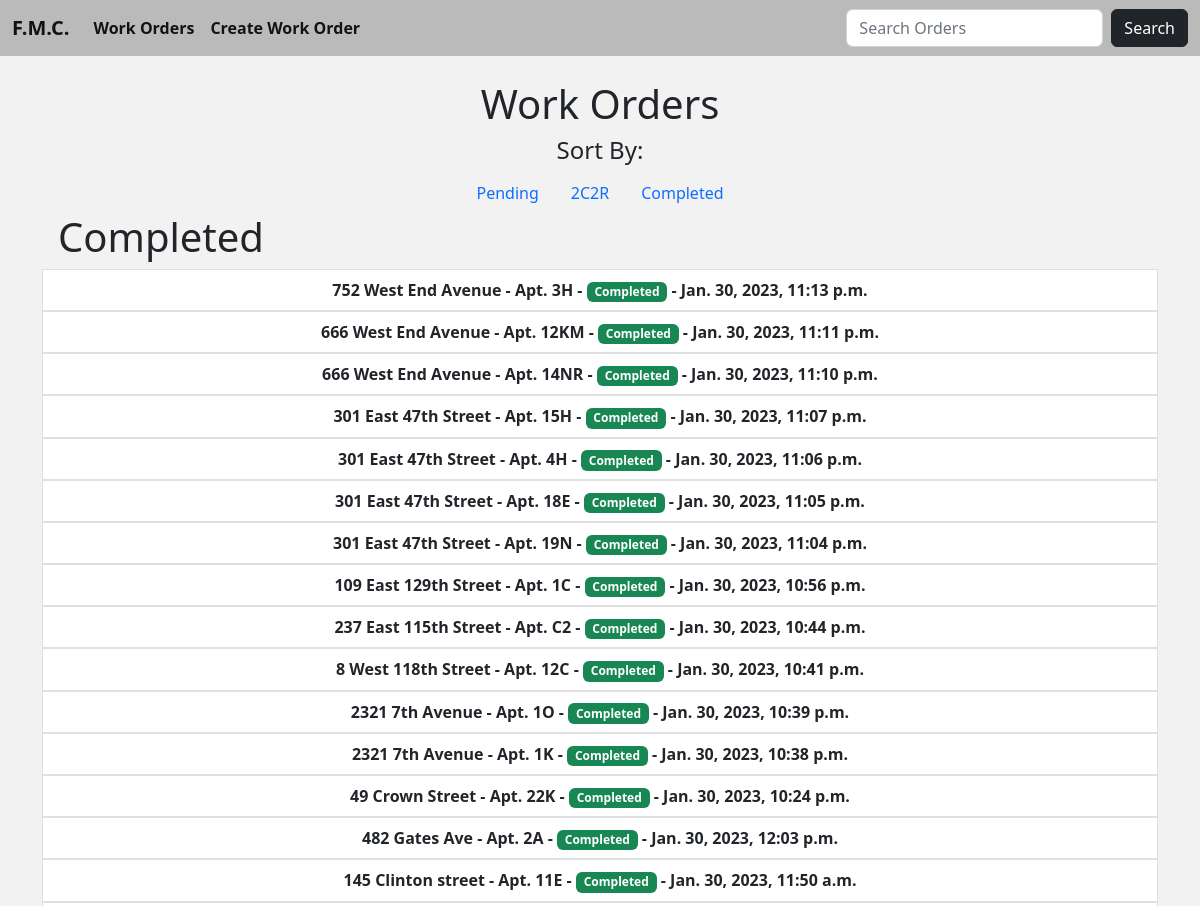
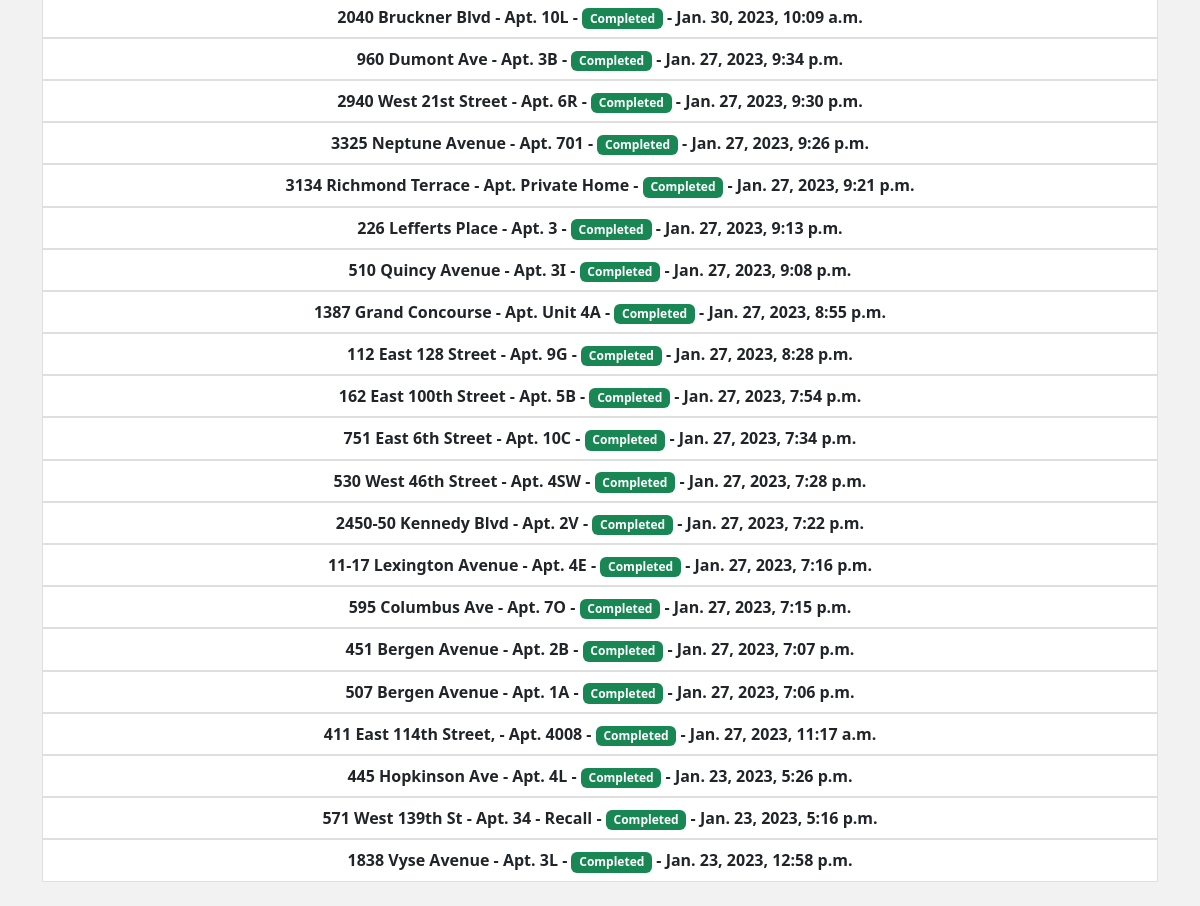
The page /work_orders_completed/ on the database its author committed (2 pictures, top to bottom).
### fmc/models.py (models this page shows, shortened)
class Work(models.Model):
    company = models.CharField('Management Company', max_length=64, blank=True)
    address = models.CharField(max_length=64)
    apartment = models.CharField(max_length=64)
    city = models.CharField(max_length=64, null=True)
    zip_code = models.IntegerField('Zip Code', null=True, blank=True)
    state = models.CharField(max_length=12, choices=STATE_CHOICES, default='NEW YORK')
    appliance = models.CharField(max_length=64)
    phone = models.CharField('Phone Number', max_length=64, null=True, blank=True)
    comments = models.CharField('Description', max_length=64, null=True, blank=True)
    private = models.CharField(max_length=12, choices=PRIVATE_CHOICES, default='')
    status = models.CharField(max_length=12, choices=STATUS_CHOICES, default='Pending')
    date_added = models.DateTimeField(auto_now_add=True, null=True)
    logo = models.ImageField(null=True, blank=True)
    requested = models.DateField(null=True, blank=True)
    completed = models.DateField('Date Complete', null=True, blank=True)
    complete_by = models.CharField('Complete By', max_length=12, choices=TECHNICIAN, blank=True, default='')

### fmc/views.py (the view)
# urls.py: path('work_orders_completed/', views.WorkOrdersCompleted.as_view(), name='work-orders-completed'),
class WorkOrdersCompleted(ListView):
    model = Work
    template_name = 'work_orders_completed.html'
    ordering = ['-date_added']

### fmc/templates/work_orders_completed.html (shortened to what this page needs)
{% extends 'index.html' %}
{% block body %}
    <div class="container">
        <center>
            <h1>Work Orders</h1>
        </center>
    </div>
    <center>
        <h4>Sort By:</h4>
    </center>
    <div class="container">
        <ul class="nav justify-content-center">
            <li class="nav-item">
              <a class="nav-link" aria-current="page" href="{% url 'work-orders-pending' %}">Pending</a>
            </li>
            <li class="nav-item">
              <a class="nav-link" href="{% url 'work-orders-2c2r' %}">2C2R</a>
            </li>
            <li class="nav-item">
              <a class="nav-link" href="{% url 'work-orders-completed' %}">Completed</a>
            </li>
          </ul>
        </div>
    <h1 class="ps-3">Completed</h1>
<div class="list-group">
    {% for work_orders in object_list %}
            {% if work_orders.status == 'Completed' %}
            <center>
                <a href="{% url 'work-order-details' work_orders.pk %}" class="list-group-item list-group-item-action"><strong>{{ work_orders.address }} - Apt. {{ work_orders.apartment }} -
                        <span href="#" class="badge text-bg-success">{{ work_orders.status }}</span></strong>
                        <strong>- {{ work_orders.date_added }} </strong>
                </a>
            </center>
        {% endif %}
    {% endfor %}
</div>
{% endblock %}

### fmc/templates/index.html (style rules this page uses)
body { background-color: #F2F2F2; }

### rows shown on the page
Work: address "752 West End Avenue", apartment "3H", status "Completed", date_added "Jan. 30, 2023, 11:13 p.m."
Work: address "666 West End Avenue", apartment "12KM", status "Completed", date_added "Jan. 30, 2023, 11:11 p.m."
Work: address "666 West End Avenue", apartment "14NR", status "Completed", date_added "Jan. 30, 2023, 11:10 p.m."
Work: address "301 East 47th Street", apartment "15H", status "Completed", date_added "Jan. 30, 2023, 11:07 p.m."
Work: address "301 East 47th Street", apartment "4H", status "Completed", date_added "Jan. 30, 2023, 11:06 p.m."
Work: address "301 East 47th Street", apartment "18E", status "Completed", date_added "Jan. 30, 2023, 11:05 p.m."
Work: address "301 East 47th Street", apartment "19N", status "Completed", date_added "Jan. 30, 2023, 11:04 p.m."
Work: address "109 East 129th Street", apartment "1C", status "Completed", date_added "Jan. 30, 2023, 10:56 p.m."
Work: address "237 East 115th Street", apartment "C2", status "Completed", date_added "Jan. 30, 2023, 10:44 p.m."
Work: address "8 West 118th Street", apartment "12C", status "Completed", date_added "Jan. 30, 2023, 10:41 p.m."
Work: address "2321 7th Avenue", apartment "1O", status "Completed", date_added "Jan. 30, 2023, 10:39 p.m."
Work: address "2321 7th Avenue", apartment "1K", status "Completed", date_added "Jan. 30, 2023, 10:38 p.m."
Work: address "49 Crown Street", apartment "22K", status "Completed", date_added "Jan. 30, 2023, 10:24 p.m."
Work: address "482 Gates Ave", apartment "2A", status "Completed", date_added "Jan. 30, 2023, 12:03 p.m."
Work: address "145 Clinton street", apartment "11E", status "Completed", date_added "Jan. 30, 2023, 11:50 a.m."
Work: address "2040 Bruckner Blvd", apartment "10L", status "Completed", date_added "Jan. 30, 2023, 10:09 a.m."
Work: address "960 Dumont Ave", apartment "3B", status "Completed", date_added "Jan. 27, 2023, 9:34 p.m."
Work: address "2940 West 21st Street", apartment "6R", status "Completed", date_added "Jan. 27, 2023, 9:30 p.m."
Work: address "3325 Neptune Avenue", apartment "701", status "Completed", date_added "Jan. 27, 2023, 9:26 p.m."
Work: address "3134 Richmond Terrace", apartment "Private Home", status "Completed", date_added "Jan. 27, 2023, 9:21 p.m."
Work: address "226 Lefferts Place", apartment "3", status "Completed", date_added "Jan. 27, 2023, 9:13 p.m."
Work: address "510 Quincy Avenue", apartment "3I", status "Completed", date_added "Jan. 27, 2023, 9:08 p.m."
Work: address "1387 Grand Concourse", apartment "Unit 4A", status "Completed", date_added "Jan. 27, 2023, 8:55 p.m."
Work: address "112 East 128 Street", apartment "9G", status "Completed", date_added "Jan. 27, 2023, 8:28 p.m."
Work: address "162 East 100th Street", apartment "5B", status "Completed", date_added "Jan. 27, 2023, 7:54 p.m."
Work: address "751 East 6th Street", apartment "10C", status "Completed", date_added "Jan. 27, 2023, 7:34 p.m."
Work: address "530 West 46th Street", apartment "4SW", status "Completed", date_added "Jan. 27, 2023, 7:28 p.m."
Work: address "2450-50 Kennedy Blvd", apartment "2V", status "Completed", date_added "Jan. 27, 2023, 7:22 p.m."
Work: address "11-17 Lexington Avenue", apartment "4E", status "Completed", date_added "Jan. 27, 2023, 7:16 p.m."
Work: address "595 Columbus Ave", apartment "7O", status "Completed", date_added "Jan. 27, 2023, 7:15 p.m."
Work: address "451 Bergen Avenue", apartment "2B", status "Completed", date_added "Jan. 27, 2023, 7:07 p.m."
Work: address "507 Bergen Avenue", apartment "1A", status "Completed", date_added "Jan. 27, 2023, 7:06 p.m."
Work: address "411 East 114th Street,", apartment "4008", status "Completed", date_added "Jan. 27, 2023, 11:17 a.m."
Work: address "445 Hopkinson Ave", apartment "4L", status "Completed", date_added "Jan. 23, 2023, 5:26 p.m."
Work: address "571 West 139th St", apartment "34 - Recall", status "Completed", date_added "Jan. 23, 2023, 5:16 p.m."
Work: address "1838 Vyse Avenue", apartment "3L", status "Completed", date_added "Jan. 23, 2023, 12:58 p.m."
